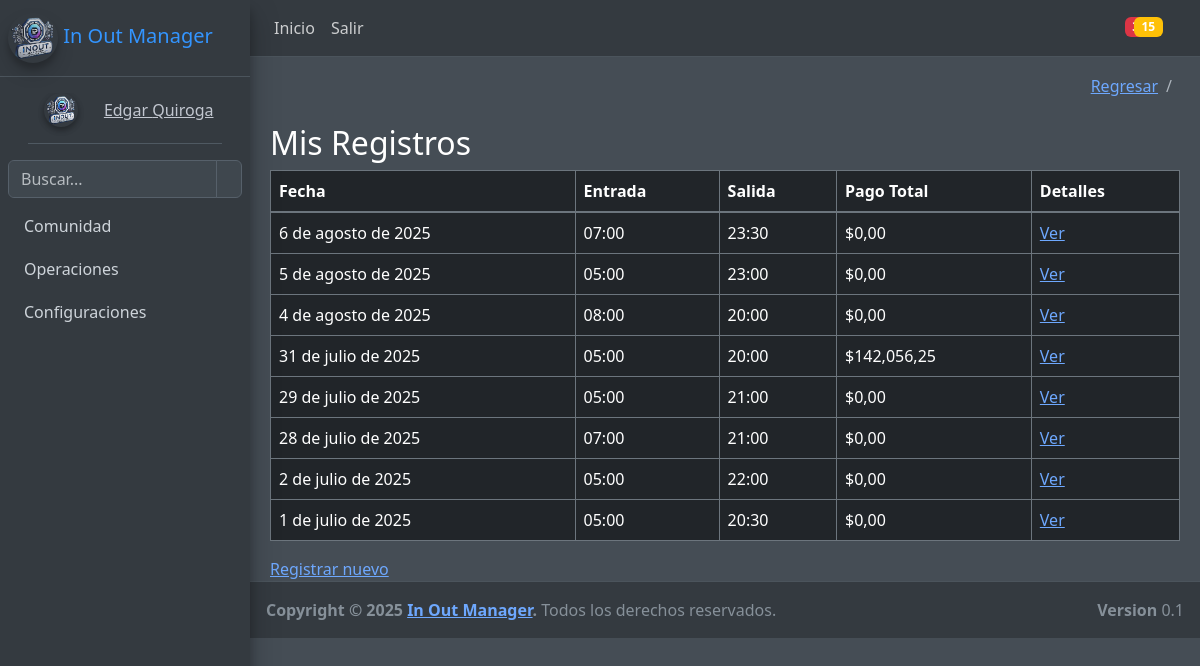
The page /comunidad/horas/ (signed in) on the database its author committed.
### comunidad/models.py (models this page shows, shortened)
class RegistroHoras(models.Model):
    SALARIO_MINIMO = Decimal('1423500')
    AUXILIO_TRANSPORTE = Decimal('200000')
    HORAS_TRABAJADAS_MES = Decimal('220')
    usuario = models.ForeignKey(User, on_delete=models.CASCADE)
    fecha = models.DateField(default=timezone.now)
    hora_entrada = models.TimeField()
    hora_salida = models.TimeField()
    horas_normales_diurnas = models.DecimalField(max_digits=5, decimal_places=2, default=0)
    horas_normales_nocturnas = models.DecimalField(max_digits=5, decimal_places=2, default=0)
    horas_extras_diurnas = models.DecimalField(max_digits=5, decimal_places=2, default=0)
    horas_extras_nocturnas = models.DecimalField(max_digits=5, decimal_places=2, default=0)
    recargo_nocturno = models.DecimalField(max_digits=5, decimal_places=2, default=0)
    recargo_dominical = models.DecimalField(max_digits=5, decimal_places=2, default=0)
    recargo_festivo = models.DecimalField(max_digits=5, decimal_places=2, default=0)
    pago_total = models.DecimalField(max_digits=10, decimal_places=2, default=0)

### comunidad/views.py (the view)
# urls.py: path('horas/', lista_registros, name='lista_registros'),
@login_required
def lista_registros(request):
    registros = RegistroHoras.objects.filter(usuario=request.user).order_by('-fecha')
    return render(request, 'comunidad/horas/lista.html', {'registros': registros})

### base/context_processors.py (called while the page is built)
def sesion(request):
    usuario_actual= request.user
    image_user= r"/media/comunidad/default-user.jpeg"
    if request.user.is_authenticated:
        if Usuario.objects.filter(user_id=usuario_actual.id):
            image_user=Usuario.objects.get(user_id=usuario_actual.id).imagen.url
    context={
        'usuario_actual':usuario_actual,
        'image_user': image_user
    }
    return context

### base/templates/comunidad/horas/lista.html
{% extends 'partials/admin/body.html' %}
{% load humanize %}
{% block contenido %}
<h2>Mis Registros</h2>
<table class="table table-bordered w-100 display nowrap" id="tabla-horas">
    <thead>
        <tr>
            <th>Fecha</th>
            <th>Entrada</th>
            <th>Salida</th>
            <th>Pago Total</th>
            <th>Detalles</th>
        </tr>
    </thead>
    <tbody>
        {% for registro in registros %}
        <tr>
            <td>{{ registro.fecha }}</td>
            <td>{{ registro.hora_entrada }}</td>
            <td>{{ registro.hora_salida }}</td>
            <td>${{ registro.pago_total|floatformat:2|intcomma }}</td>
            <td>
              <a href="{% url 'detalle_registro' registro.pk %}" data-bs-toggle="tooltip" title="Ver detalles del registro">Ver</a>
            </td>
        </tr>
        {% endfor %}
    </tbody>
</table>
<a href="{% url 'registrar' %}" data-bs-toggle="tooltip" title="Crear un nuevo registro de horas">
  Registrar nuevo
</a>
{% endblock %}

### base/templates/partials/admin/sidebar.html (shortened to what this page needs)
{% load static %}
{% load bootstrap_icons %}
<aside class="main-sidebar sidebar-dark-primary elevation-4">
    <a href="{% url 'index' %}" class="brand-link decoration-none ">
        <img src="{% static 'images/logoiom.png' %}" alt="IOM Logo" class="img-circle elevation-3" width="50" style="opacity: .8">
        <span class="brand-text font-weight-light">In Out Manager</span>
    </a>
    <div class="sidebar">
        <div class="user-panel mt-3 pb-3 mb-3 d-flex align-items-center">
    <div class="image">
        <img src="{{ MEDIA_URL }}{{ image_user }}" class="img-circle elevation-2" alt="User  Image">
    </div>
    <div class="info ml-3">
        <a href="#" class="d-block">
            {{ usuario_actual.first_name }} {{ usuario_actual.last_name }}
        </a>
    </div>
</div>
        <div class="form-inline">
            <div class="input-group" data-widget="sidebar-search">
                <input class="form-control form-control-sidebar" type="search" placeholder="Buscar..." aria-label="Buscar">
                <div class="input-group-append">
                    <button class="btn btn-sidebar">
                    </button>
                </div>
            </div>
        </div>
        <nav class="mt-2">
            <ul class="nav nav-pills nav-sidebar flex-column" data-widget="treeview" role="menu" data-accordion="false">
                <li class="nav-item menu-close">
                    <a href="#" class="nav-link ">
                        <p>Comunidad</p>
                    </a>
                </li>
                <li class="nav-item menu-close">
                    <a href=" {% url 'anuncio_crear' %} " class="nav-link ">
                        <p>Operaciones</p>
                    </a>
                </li>
        <li class="nav-item menu-close">
          <a href="#" class="nav-link ">
            <p>
              Configuraciones
            </p>
          </a>
        </li>
      </ul>
      </nav>
    </div>
  </aside>

### static/css/style.css (style rules this page uses)
.d-flex { display: flex; justify-content: center; align-items: center; margin: 20px; }

### rows shown on the page
RegistroHoras: fecha "6 de agosto de 2025", hora_entrada "07:00", hora_salida "23:30", pago_total "0,00"
RegistroHoras: fecha "5 de agosto de 2025", hora_entrada "05:00", hora_salida "23:00", pago_total "0,00"
RegistroHoras: fecha "4 de agosto de 2025", hora_entrada "08:00", hora_salida "20:00", pago_total "0,00"
RegistroHoras: fecha "31 de julio de 2025", hora_entrada "05:00", hora_salida "20:00", pago_total "142,056,25"
RegistroHoras: fecha "29 de julio de 2025", hora_entrada "05:00", hora_salida "21:00", pago_total "0,00"
RegistroHoras: fecha "28 de julio de 2025", hora_entrada "07:00", hora_salida "21:00", pago_total "0,00"
RegistroHoras: fecha "2 de julio de 2025", hora_entrada "05:00", hora_salida "22:00", pago_total "0,00"
RegistroHoras: fecha "1 de julio de 2025", hora_entrada "05:00", hora_salida "20:30", pago_total "0,00"

### other values the page prints
{{ usuario_actual.first_name }} "Edgar"
{{ usuario_actual.last_name }} "Quiroga"
